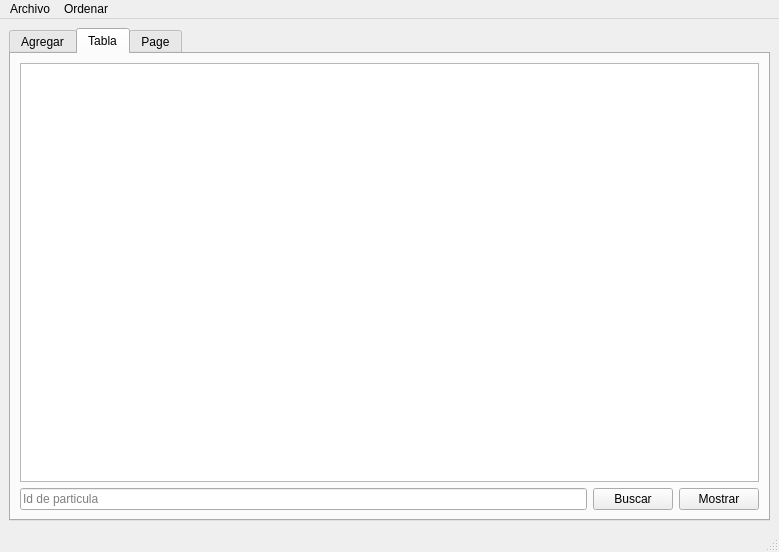
<?xml version="1.0" encoding="UTF-8"?>
<ui version="4.0">
 <class>MainWindow</class>
 <widget class="QMainWindow" name="MainWindow">
  <property name="geometry">
   <rect>
    <x>0</x>
    <y>0</y>
    <width>779</width>
    <height>552</height>
   </rect>
  </property>
  <property name="windowTitle">
   <string>MainWindow</string>
  </property>
  <widget class="QWidget" name="centralwidget">
   <layout class="QGridLayout" name="gridLayout_3">
    <item row="0" column="0">
     <widget class="QTabWidget" name="tabWidget">
      <property name="currentIndex">
       <number>1</number>
      </property>
      <widget class="QWidget" name="tab">
       <attribute name="title">
        <string>Agregar</string>
       </attribute>
       <layout class="QGridLayout" name="gridLayout">
        <item row="0" column="0">
         <widget class="QGroupBox" name="groupBox">
          <property name="title">
           <string>GroupBox</string>
          </property>
          <layout class="QFormLayout" name="formLayout">
           <item row="4" column="0">
            <widget class="QLabel" name="label">
             <property name="text">
              <string>Destino X</string>
             </property>
            </widget>
           </item>
           <item row="4" column="1">
            <widget class="QSpinBox" name="spnnDestinoX">
             <property name="maximum">
              <number>500</number>
             </property>
            </widget>
           </item>
           <item row="5" column="0">
            <widget class="QLabel" name="label_2">
             <property name="text">
              <string>Destino Y</string>
             </property>
            </widget>
           </item>
           <item row="5" column="1">
            <widget class="QSpinBox" name="spnnDestinoY">
             <property name="maximum">
              <number>500</number>
             </property>
            </widget>
           </item>
           <item row="6" column="0">
            <widget class="QLabel" name="label_3">
             <property name="text">
              <string>Velocidad</string>
             </property>
            </widget>
           </item>
           <item row="7" column="0">
            <widget class="QLabel" name="label_5">
             <property name="text">
              <string>Red</string>
             </property>
            </widget>
           </item>
           <item row="7" column="1">
            <widget class="QSpinBox" name="spnnRed">
             <property name="maximum">
              <number>255</number>
             </property>
            </widget>
           </item>
           <item row="8" column="0">
            <widget class="QLabel" name="label_6">
             <property name="text">
              <string>Green</string>
             </property>
            </widget>
           </item>
           <item row="8" column="1">
            <widget class="QSpinBox" name="spnnGreen">
             <property name="maximum">
              <number>255</number>
             </property>
            </widget>
           </item>
           <item row="9" column="0">
            <widget class="QLabel" name="label_7">
             <property name="text">
              <string>Blue</string>
             </property>
            </widget>
           </item>
           <item row="9" column="1">
            <widget class="QSpinBox" name="spnnBlue">
             <property name="maximum">
              <number>255</number>
             </property>
            </widget>
           </item>
           <item row="13" column="0" colspan="2">
            <widget class="QPushButton" name="btnAgregarFinal">
             <property name="cursor">
              <cursorShape>PointingHandCursor</cursorShape>
             </property>
             <property name="text">
              <string>Agregar final</string>
             </property>
            </widget>
           </item>
           <item row="0" column="0">
            <widget class="QLabel" name="label_4">
             <property name="text">
              <string>Origen X:</string>
             </property>
            </widget>
           </item>
           <item row="0" column="1">
            <widget class="QSpinBox" name="spnnOrigenX">
             <property name="maximum">
              <number>500</number>
             </property>
            </widget>
           </item>
           <item row="2" column="1">
            <widget class="QSpinBox" name="spnnOrigenY">
             <property name="maximum">
              <number>500</number>
             </property>
            </widget>
           </item>
           <item row="2" column="0">
            <widget class="QLabel" name="label_8">
             <property name="text">
              <string>Origen Y: </string>
             </property>
            </widget>
           </item>
           <item row="6" column="1">
            <widget class="QSpinBox" name="spnnVelocidad">
             <property name="maximum">
              <number>500</number>
             </property>
            </widget>
           </item>
           <item row="14" column="0" colspan="2">
            <widget class="QPushButton" name="btnAgregarInicio">
             <property name="cursor">
              <cursorShape>PointingHandCursor</cursorShape>
             </property>
             <property name="text">
              <string>Agregar inicio</string>
             </property>
            </widget>
           </item>
           <item row="15" column="0" colspan="2">
            <widget class="QPushButton" name="btnMostrar">
             <property name="cursor">
              <cursorShape>PointingHandCursor</cursorShape>
             </property>
             <property name="text">
              <string>Mostrar</string>
             </property>
            </widget>
           </item>
           <item row="10" column="0">
            <widget class="QLabel" name="label_9">
             <property name="text">
              <string>Distancia:</string>
             </property>
            </widget>
           </item>
           <item row="10" column="1">
            <widget class="QSpinBox" name="spnnDistancia">
             <property name="maximum">
              <number>255</number>
             </property>
            </widget>
           </item>
          </layout>
         </widget>
        </item>
        <item row="0" column="1">
         <widget class="QPlainTextEdit" name="plainTextEdit">
          <property name="maximumSize">
           <size>
            <width>500</width>
            <height>16777215</height>
           </size>
          </property>
          <property name="frameShadow">
           <enum>QFrame::Raised</enum>
          </property>
         </widget>
        </item>
       </layout>
      </widget>
      <widget class="QWidget" name="tab_2">
       <attribute name="title">
        <string>Tabla</string>
       </attribute>
       <layout class="QGridLayout" name="gridLayout_2">
        <item row="0" column="0" colspan="3">
         <widget class="QTableWidget" name="tableParticulas"/>
        </item>
        <item row="1" column="0">
         <widget class="QLineEdit" name="searchEdit">
          <property name="placeholderText">
           <string>Id de particula</string>
          </property>
         </widget>
        </item>
        <item row="1" column="1">
         <widget class="QPushButton" name="buscar_pushButton">
          <property name="text">
           <string>Buscar</string>
          </property>
         </widget>
        </item>
        <item row="1" column="2">
         <widget class="QPushButton" name="mostrar_pushButton">
          <property name="text">
           <string>Mostrar</string>
          </property>
         </widget>
        </item>
       </layout>
      </widget>
      <widget class="QWidget" name="tab_3">
       <attribute name="title">
        <string>Page</string>
       </attribute>
       <layout class="QGridLayout" name="gridLayout_4">
        <item row="2" column="0">
         <widget class="QPushButton" name="dibujarPushButton">
          <property name="text">
           <string>Dibujar</string>
          </property>
         </widget>
        </item>
        <item row="2" column="1">
         <widget class="QPushButton" name="limpiarPushBtn">
          <property name="text">
           <string>Limpiar</string>
          </property>
         </widget>
        </item>
        <item row="0" column="0" colspan="2">
         <widget class="QGraphicsView" name="particulasView"/>
        </item>
       </layout>
      </widget>
     </widget>
    </item>
   </layout>
  </widget>
  <widget class="QMenuBar" name="menubar">
   <property name="geometry">
    <rect>
     <x>0</x>
     <y>0</y>
     <width>779</width>
     <height>26</height>
    </rect>
   </property>
   <widget class="QMenu" name="menuArchivo">
    <property name="title">
     <string>Archivo</string>
    </property>
    <addaction name="actionAbrir"/>
    <addaction name="actionGuardar"/>
   </widget>
   <widget class="QMenu" name="menuOrdenar">
    <property name="title">
     <string>Ordenar</string>
    </property>
    <addaction name="actionSortId"/>
    <addaction name="actionSortDistance"/>
    <addaction name="actionSortSpeed"/>
   </widget>
   <addaction name="menuArchivo"/>
   <addaction name="menuOrdenar"/>
  </widget>
  <widget class="QStatusBar" name="statusbar"/>
  <action name="actionAbrir">
   <property name="text">
    <string>Abrir</string>
   </property>
   <property name="shortcut">
    <string>Ctrl+O</string>
   </property>
  </action>
  <action name="actionGuardar">
   <property name="text">
    <string>Guardar</string>
   </property>
   <property name="shortcut">
    <string>Ctrl+G</string>
   </property>
  </action>
  <action name="actionSortId">
   <property name="text">
    <string>Por id (ascendente)...</string>
   </property>
   <property name="shortcut">
    <string>Shift+I</string>
   </property>
  </action>
  <action name="actionSortDistance">
   <property name="text">
    <string>Por distancia (descendente)...</string>
   </property>
   <property name="shortcut">
    <string>Shift+D</string>
   </property>
  </action>
  <action name="actionSortSpeed">
   <property name="text">
    <string>Velocidad (ascendente)...</string>
   </property>
   <property name="shortcut">
    <string>Shift+V</string>
   </property>
  </action>
 </widget>
 <resources/>
 <connections/>
</ui>
